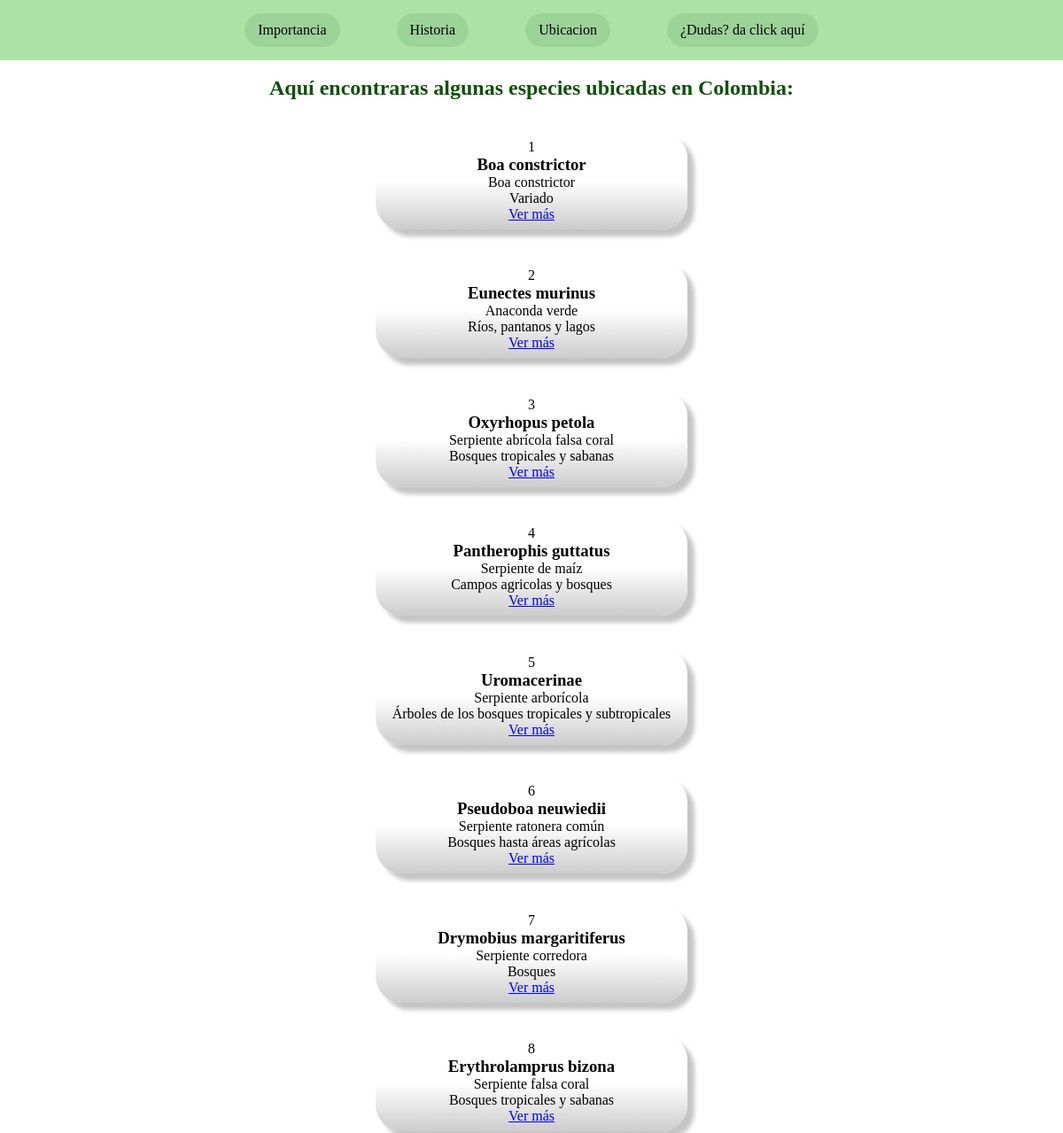
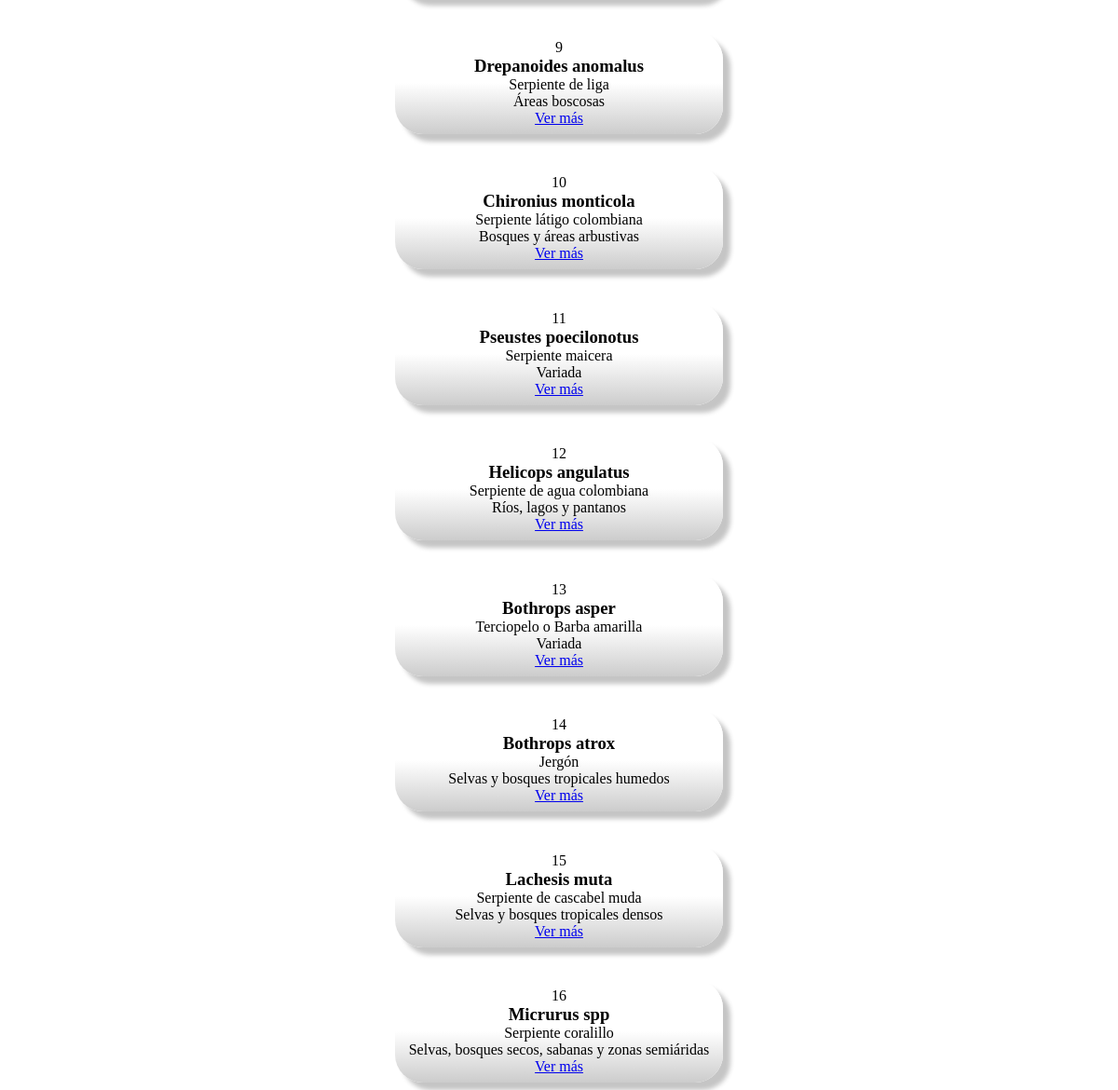
/ubicacion/, run on the app's committed database (2 pictures, top to bottom).
### Proyecto/models.py (models this page shows, shortened)
class Serpientes(models.Model):
    nombre_cientifico = models.CharField(max_length=100)
    nombre_comun = models.CharField(max_length=100)
    habitat = models.CharField(max_length=100)
    descripcion = models.CharField(max_length=100)
    foto = models.ImageField(null = True)

### Proyecto/views.py (the view)
# urls.py: path('ubicacion/', views.lista_serpientes, name='Lista_serpientes'),
def lista_serpientes(request):
    especies = Serpientes.objects.all()
    return render (request, 'ubicacion.html', {
        'especie': especies
    } )

### Templates/ubicacion.html (shortened to what this page needs)
{% load static %}
<!DOCTYPE html>
<html lang="en">
<head>
    <link rel="stylesheet" href="{% static 'main.css' %}">
</head>
<body>
    <header>
        {% include 'Layouts/Partials/menu.html' %}
    </header>
    <main>
        {% block content %}
        <section>
            <div>
                <h1 class="subtitulo ubicacion_titulo">Aquí encontraras algunas especies ubicadas en Colombia:</h1>
                <div>
                    <figcaption >
                        <ul>
                            {% for s in especie %}
                            <li class="contenedor_s">
                                <p>{{s.id}}</p>
                                <h3>{{s.nombre_cientifico}}</h3>
                                <p>{{s.nombre_comun}}</p>
                                <p>{{s.habitat}}</p>
                                <a href="{% url "info_serpiente" s.id %}">Ver más</a>
                            </li>
                            {% endfor %}
                        </ul>
                    </figcaption>
                </div>
            </div>
        </section>
        {% endblock content %}
    </main>
</body>
</html>

### static/main.css (style rules this page uses)
:root { --color-one: #ade2a6; --color-two: #73bd6e; --color-three: #11510c; --color-four: #9cd398; }
* { margin: 0; padding: 0; font-family: 'Times New Roman', Times, serif; box-sizing: border-box; transition: 0.5s; }
body { text-align: justify; font-family: 'Times New Roman', Times, serif; }
.subtitulo { color: var(--color-three); }
header { text-align: center; background-color: var(--color-one); padding: 15px 0; margin: 0%; }
main { padding: 8px; }
.ubicacion_titulo { margin: 10px; text-align: center; }
.contenedor_s { margin: auto; display: flex; justify-content: space-around; border-radius: 5px; width: 22em; box-shadow: 8px 8px 5px #c5c5c5; padding: 8px 12px; background-image: linear-gradient(#fff, #ffffff, #ccc); border-radius: 30px; margin-top: 3%; align-items: center; text-align: center; flex-direction: column; }

### data on the page
Serpientes: id "1", nombre_cientifico "Boa constrictor", nombre_comun "Boa constrictor", habitat "Variado"
Serpientes: id "2", nombre_cientifico "Eunectes murinus", nombre_comun "Anaconda verde", habitat "Ríos, pantanos y lagos"
Serpientes: id "3", nombre_cientifico "Oxyrhopus petola", nombre_comun "Serpiente abrícola falsa coral", habitat "Bosques tropicales y sabanas"
Serpientes: id "4", nombre_cientifico "Pantherophis guttatus", nombre_comun "Serpiente de maíz", habitat "Campos agricolas y bosques"
Serpientes: id "5", nombre_cientifico "Uromacerinae", nombre_comun "Serpiente arborícola", habitat "Árboles de los bosques tropicales y subtropicales"
Serpientes: id "6", nombre_cientifico "Pseudoboa neuwiedii", nombre_comun "Serpiente ratonera común", habitat "Bosques hasta áreas agrícolas"
Serpientes: id "7", nombre_cientifico "Drymobius margaritiferus", nombre_comun "Serpiente corredora", habitat "Bosques"
Serpientes: id "8", nombre_cientifico "Erythrolamprus bizona", nombre_comun "Serpiente falsa coral", habitat "Bosques tropicales y sabanas"
Serpientes: id "9", nombre_cientifico "Drepanoides anomalus", nombre_comun "Serpiente de liga", habitat "Áreas boscosas"
Serpientes: id "10", nombre_cientifico "Chironius monticola", nombre_comun "Serpiente látigo colombiana", habitat "Bosques y áreas arbustivas"
Serpientes: id "11", nombre_cientifico "Pseustes poecilonotus", nombre_comun "Serpiente maicera", habitat "Variada"
Serpientes: id "12", nombre_cientifico "Helicops angulatus", nombre_comun "Serpiente de agua colombiana", habitat "Ríos, lagos y pantanos"
Serpientes: id "13", nombre_cientifico "Bothrops asper", nombre_comun "Terciopelo o Barba amarilla", habitat "Variada"
Serpientes: id "14", nombre_cientifico "Bothrops atrox", nombre_comun "Jergón", habitat "Selvas y bosques tropicales humedos"
Serpientes: id "15", nombre_cientifico "Lachesis muta", nombre_comun "Serpiente de cascabel muda", habitat "Selvas y bosques tropicales densos"
Serpientes: id "16", nombre_cientifico "Micrurus spp", nombre_comun "Serpiente coralillo", habitat "Selvas, bosques secos, sabanas y zonas semiáridas"
